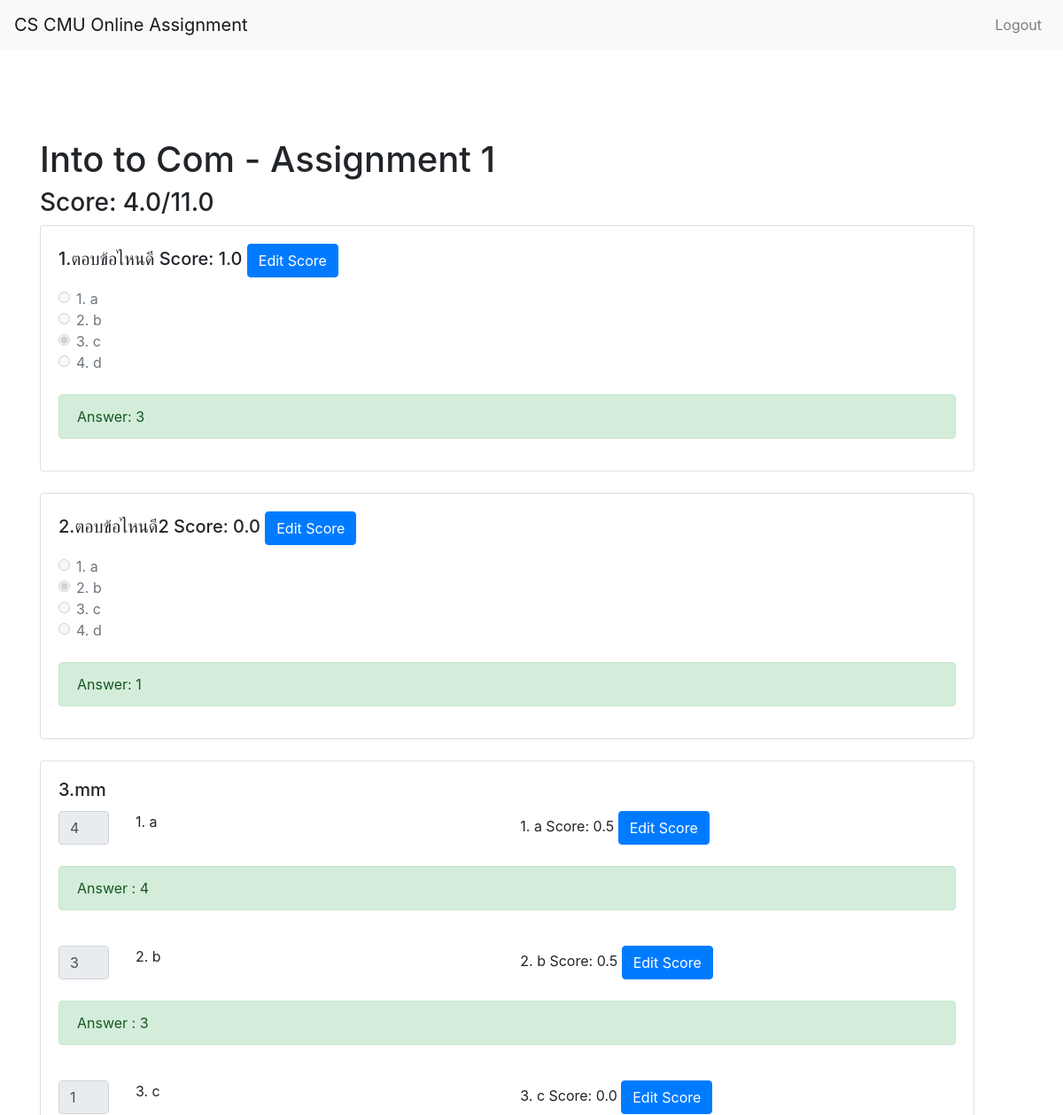
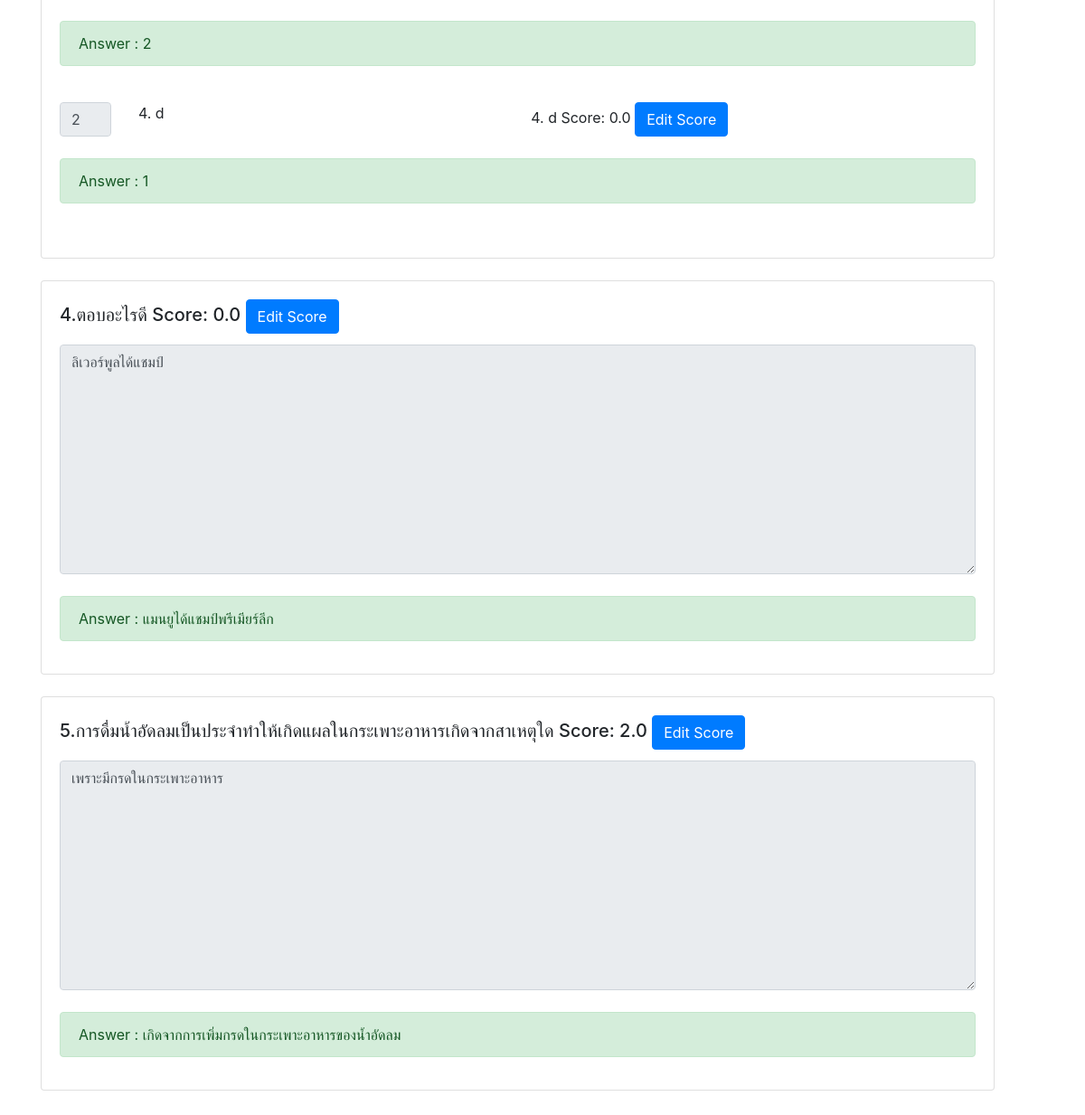
The app's page /assignment/204100/score/1/list/590510525/ with its own data (2 pictures, top to bottom).
### assignment/models.py (models this page shows, shortened)
class Assignment(models.Model):
    subject = models.ForeignKey(Subject, on_delete=models.CASCADE)
    start_date = models.DateField()
    end_date = models.DateField()
    name = models.CharField(max_length=50)
    publish = models.BooleanField(default=False)
    score = models.FloatField()

class Subject(models.Model):
    subject_code = models.CharField(max_length=6, primary_key=True)
    name = models.CharField(max_length=20)
    no_section = models.IntegerField()

class Question(models.Model):
    matching = 'M'
    choice = 'C'
    open_ended = 'O'
    question_type = (
        (matching, 'Matching'),
        (choice, 'Choices'),
        (open_ended, 'Open-ended')
    )
    no = models.IntegerField()
    assignment = models.ForeignKey(Assignment, on_delete=models.CASCADE)
    qtype = models.CharField(max_length=1, choices=question_type)
    topic = models.CharField(max_length=1000)
    score = models.FloatField()
    class Meta:
        unique_together = (("no", "assignment"))

class StudentChoiceScore(models.Model):
    student = models.ForeignKey(Student, on_delete=models.CASCADE)
    question = models.ForeignKey(Question, on_delete=models.CASCADE)
    score = models.FloatField()
    class Meta:
        unique_together = (("student", "question"))

class Choice(models.Model):
    question = models.ForeignKey(Question, on_delete=models.CASCADE)
    no = models.IntegerField()
    txt = models.CharField(max_length=50)
    class Meta:
        unique_together = (("no", "question"))

class ChoiceAnswer(models.Model):
    question = models.ForeignKey(Question, on_delete=models.CASCADE)
    no = models.IntegerField()
    class Meta:
        unique_together = (("no", "question"))

class StudentMatchingAnswer(models.Model):
    question = models.ForeignKey(Question, on_delete=models.CASCADE)
    answer_item = models.IntegerField()
    answer_choice = models.IntegerField()
    student = models.ForeignKey(Student, on_delete=models.CASCADE)
    class Meta:
        unique_together = (("question", "student", "answer_item"))

class MatchingAnswer(models.Model):
    question = models.ForeignKey(Question, on_delete=models.CASCADE)
    item_no = models.ForeignKey(Matching, on_delete=models.CASCADE)
    choice_no = models.ForeignKey(MatchingChoice, on_delete=models.CASCADE)
    class Meta:
        unique_together = (("choice_no", "item_no", "question"))

class Matching(models.Model):
    question = models.ForeignKey(Question, on_delete=models.CASCADE)
    no = models.IntegerField()
    txt = models.CharField(max_length=50)
    class Meta:
        unique_together = (("no", "question"))

class MatchingChoice(models.Model):
    question = models.ForeignKey(Question, on_delete=models.CASCADE)
    no = models.IntegerField()
    txt = models.CharField(max_length=50)
    class Meta:
        unique_together = (("no", "question"))

class StudentMatchingScore(models.Model):
    student = models.ForeignKey(Student, on_delete=models.CASCADE)
    question = models.ForeignKey(Question, on_delete=models.CASCADE)
    item_no = models.IntegerField()
    score = models.FloatField()
    class Meta:
        unique_together = (("student", "question", "item_no"))

class StudentOpenEndedScore(models.Model):
    student = models.ForeignKey(Student, on_delete=models.CASCADE)
    question = models.ForeignKey(Question, on_delete=models.CASCADE)
    score = models.FloatField()
    class Meta:
        unique_together = (("student", "question"))

class StudentOpenEndedAnswer(models.Model):
    question = models.ForeignKey(Question, on_delete=models.CASCADE)
    answer = models.CharField(max_length=1000)
    student = models.ForeignKey(Student, on_delete=models.CASCADE)
    class Meta:
        unique_together = (("question", "student"))

class OpenEndedKeywords(models.Model):
    question = models.ForeignKey(Question, on_delete=models.CASCADE, primary_key=True)
    keyword = models.CharField(max_length=1000)

### assignment/views/check.py (the view)
class StudentAssignmentScore(generic.TemplateView):
    template_name = 'teacher/student_assignment_score.html'
    def get_context_data(self, **kwargs):
        context = super(StudentAssignmentScore, self).get_context_data(**kwargs)
        result = list()
        do = StudentDoAssignment.objects.get(student__code=self.kwargs['std_code'],assignment=self.kwargs['assignment'])
        question = Question.objects.filter(
            assignment__subject__subject_code=self.kwargs['subject'],assignment=self.kwargs['assignment'])
        context['question'] = question
        for i in question:
            if i.qtype == 'O':
                answer = None
                s = 0
                if do.finish:
                    answer = StudentOpenEndedAnswer.objects.get(question=i, student__code=self.kwargs['std_code'])
                    s = StudentOpenEndedScore.objects.get(question=i,student__code=self.kwargs['std_code'])
                real_answer = OpenEndedKeywords.objects.filter(question=i)
                result.append([i,answer,real_answer,s])
            elif i.qtype == 'C':
                answer = None
                s = 0
                if do.finish:
                    answer = StudentChoiceAnswer.objects.get(question=i, student__code=self.kwargs['std_code'])
                    s = StudentChoiceScore.objects.get(question=i,student__code=self.kwargs['std_code'])
                choice = Choice.objects.filter(question=i)
                real_answer = ChoiceAnswer.objects.get(question=i)
                result.append([i,answer,choice,real_answer,s])
            elif i.qtype == 'M':
                answer = None
                s = 0
                if do.finish:
                    answer = StudentMatchingAnswer.objects.filter(question=i, student__code=self.kwargs['std_code'])
                    s = StudentMatchingScore.objects.filter(question=i,student__code=self.kwargs['std_code'])
                item = Matching.objects.filter(question=i)
                choice = MatchingChoice.objects.filter(question=i)
                real_answer = MatchingAnswer.objects.filter(question=i)
                result.append([i,answer,item,choice,real_answer,s])
            context['result'] = result
            if do.finish:
                score_choice = StudentChoiceScore.objects.filter(question__assignment=self.kwargs['assignment'])
                context['score_choice'] = score_choice
                score_matching = StudentMatchingScore.objects.filter(question__assignment=self.kwargs['assignment'])
                score_open = StudentOpenEndedScore.objects.filter(question__assignment=self.kwargs['assignment'])
                score = sum([i.score for i in score_choice])
                score += sum([i.score for i in score_matching])
                score += sum([i.score for i in score_open])
            else:
                score = 0
        context['assignment'] = Assignment.objects.get(pk=self.kwargs['assignment'])
        print(score)
        context['score'] = score
        context['full_score'] = sum([i.score for i in question])
        return context

### assignment/templatetags/get_index.py (called while the page is built)
@register.filter
def get_at_index(list, index):
    return list[index].txt

@register.filter
def get_choice(list,index):
    return list[index].choice_no.no

@register.filter
def get_answer(list,index):
    if list is None:
        return 'X'
    return list[index].answer_choice

@register.filter
def get_pk(list,index):
    return list[index].pk

@register.filter
def get_score(list,index):
    return list[index].score

### assignment/templates/teacher/student_assignment_score.html
{% extends "base.html" %}
{% load staticfiles %}
{% block body %}
{% load get_index %}
<div class="container con-dashboard">
    <h1>{{ assignment.subject.name }} - {{ assignment.name }}</h1>
    <h3>Score: {{ score }}/{{ full_score }}</h3>
    <div class="form-group">
        {% for q in result %}
        {% ifequal q.0.qtype 'O' %}
        <div class="card" style="width: 95%">
            <div class="card-body">
                <h5 class="card-title">{{ q.0.no }}.{{ q.0.topic }} Score: {{q.3.score}} {% ifnotequal q.3 0 %} <button
                        class="btn btn-primary"
                        onclick="window.open('{% url 'assignment:edit_open_score' q.3.pk %}','popUpWindow','height=200,width=400,left=100,top=100,resizable=yes,scrollbars=yes,toolbar=yes,menubar=no,location=no,directories=no, status=yes');">Edit
                        Score</button>{% endifnotequal %}</h5>
                <textarea class="form-control" name="" id="q1" cols="30" rows="10"
                    disabled>{{ q.1.answer }}</textarea><br>
                <div class="alert alert-success">Answer : {% for a in q.2 %}{{ a.keyword }} {% endfor %}</div>
            </div>
        </div>
        <br>
        {% endifequal %}
        {% ifequal q.0.qtype 'C' %}
        <div class="card" style="width: 95%">
            <div class="card-body">
                <h5 class="card-title">{{ q.0.no }}.{{ q.0.topic }} Score: {{ q.4.score }} {% ifnotequal q.4 0 %}<button
                        class="btn btn-primary"
                        onclick="window.open('{% url 'assignment:edit_choice_score' q.4.pk %}','popUpWindow','height=200,width=400,left=100,top=100,resizable=yes,scrollbars=yes,toolbar=yes,menubar=no,location=no,directories=no, status=yes');">Edit
                        Score</button>{% endifnotequal %}</h5>
                {% for c in q.2 %}
                <div class="form-check">
                    <input class="form-check-input" type="radio" name="{{ forloop.encounter }}" disabled
                        {% ifequal q.1.answer forloop.counter %}checked{% endifequal %}>
                    <label class="form-check-label">
                        {{ forloop.counter }}. {{ c.txt }}
                    </label>
                </div>
                {% endfor %}
                <br>
                <div class="alert alert-success">
                    Answer: {{ q.3.no }}</div>
            </div>
        </div>
        <br>
        {% endifequal %}
        {% ifequal q.0.qtype 'M' %}
        <div class="card" style="width: 95%">
            <div class="card-body">
                <h5 class="card-title">{{ q.0.no }}.{{ q.0.topic }}</h5>
                {% for m in q.4 %}
                <div class="row">
                    <div class="col-sm-1"><input class="form-control" name="" id="q3a"
                            value={{ q.1|get_answer:forloop.counter0 }} disabled></div>
                    <div class="col-sm-5">{{ forloop.counter }}. {{ q.2|get_at_index:forloop.counter0 }}</div>
                    <div class="col-sm-6">{{ forloop.counter }}. {{ q.3|get_at_index:forloop.counter0 }} Score: {{ q.5|get_score:forloop.counter0 }}
                        {% ifnotequal q.5 0 %}<button class="btn btn-primary"
                            onclick="window.open('{% url 'assignment:edit_matching_score' q.5|get_pk:forloop.counter0 %}','popUpWindow','height=200,width=400,left=100,top=100,resizable=yes,scrollbars=yes,toolbar=yes,menubar=no,location=no,directories=no, status=yes');">Edit
                            Score</button>{% endifnotequal %}</div>
                    <div class="container"><br>
                        <div class="alert alert-success">Answer : {{ q.4|get_choice:forloop.counter0 }}</div>
                    </div>
                </div><br>
                {% endfor %}
            </div>
        </div>
        <br>
        {% endifequal %}
        {% endfor %}
    </div>
    <br>
</div>
{% endblock %}

### assignment/static/css/check-homework.css (style rules this page uses)
.con-dashboard { margin-top: 100px; }

### records on screen
Assignment: subject.name "Into to Com", name "Assignment 1"
Question: no "1", topic "ตอบข้อไหนดี", score "1.0", no "3"
Choice: txt "a"
Choice: txt "b"
Choice: txt "c"
Choice: txt "d"
Question: no "2", topic "ตอบข้อไหนดี2", score "0.0", no "1"
Choice: txt "a"
Choice: txt "b"
Choice: txt "c"
Choice: txt "d"
Question: no "3", topic "mm"
MatchingAnswer: choice_no.no "4"
StudentMatchingAnswer: answer_choice "4"
Matching: txt "a"
MatchingChoice: txt "a"
StudentMatchingScore: score "0.5"
MatchingAnswer: choice_no.no "3"
StudentMatchingAnswer: answer_choice "3"
Matching: txt "b"
MatchingChoice: txt "b"
StudentMatchingScore: score "0.5"
MatchingAnswer: choice_no.no "2"
StudentMatchingAnswer: answer_choice "1"
Matching: txt "c"
MatchingChoice: txt "c"
StudentMatchingScore: score "0.0"
MatchingAnswer: choice_no.no "1"
StudentMatchingAnswer: answer_choice "2"
Matching: txt "d"
MatchingChoice: txt "d"
StudentMatchingScore: score "0.0"
Question: no "4", topic "ตอบอะไรดี", score "0.0", answer "ลิเวอร์พูลได้แชมป์"
OpenEndedKeywords: keyword "แมนยูได้แชมป์พรีเมียร์ลีก"
Question: no "5", topic "การดื่มน้ำอัดลมเป็นประจำทำให้เกิดแผลในกระเพาะอาหารเกิดจากสาเหตุใด", score "2.0", answer "เพราะมีกรดในกระเพาะอาหาร"
OpenEndedKeywords: keyword "เกิดจากการเพิ่มกรดในกระเพาะอาหารของน้ำอัดลม"

### other values on screen
{{ score }} "4.0"
{{ full_score }} "11.0"
